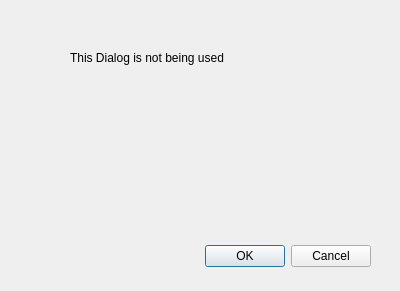
<?xml version="1.0" encoding="UTF-8"?>
<ui version="4.0">
 <class>DialogLoadFCD</class>
 <widget class="QDialog" name="DialogLoadFCD">
  <property name="geometry">
   <rect>
    <x>0</x>
    <y>0</y>
    <width>400</width>
    <height>291</height>
   </rect>
  </property>
  <property name="windowTitle">
   <string>Dialog</string>
  </property>
  <widget class="QDialogButtonBox" name="buttonBox">
   <property name="geometry">
    <rect>
     <x>30</x>
     <y>240</y>
     <width>341</width>
     <height>32</height>
    </rect>
   </property>
   <property name="orientation">
    <enum>Qt::Horizontal</enum>
   </property>
   <property name="standardButtons">
    <set>QDialogButtonBox::Cancel|QDialogButtonBox::Ok</set>
   </property>
  </widget>
  <widget class="QLabel" name="label">
   <property name="geometry">
    <rect>
     <x>70</x>
     <y>50</y>
     <width>221</width>
     <height>16</height>
    </rect>
   </property>
   <property name="text">
    <string>This Dialog is not being used </string>
   </property>
  </widget>
 </widget>
 <resources/>
 <connections>
  <connection>
   <sender>buttonBox</sender>
   <signal>accepted()</signal>
   <receiver>DialogLoadFCD</receiver>
   <slot>accept()</slot>
   <hints>
    <hint type="sourcelabel">
     <x>248</x>
     <y>254</y>
    </hint>
    <hint type="destinationlabel">
     <x>157</x>
     <y>274</y>
    </hint>
   </hints>
  </connection>
  <connection>
   <sender>buttonBox</sender>
   <signal>rejected()</signal>
   <receiver>DialogLoadFCD</receiver>
   <slot>reject()</slot>
   <hints>
    <hint type="sourcelabel">
     <x>316</x>
     <y>260</y>
    </hint>
    <hint type="destinationlabel">
     <x>286</x>
     <y>274</y>
    </hint>
   </hints>
  </connection>
 </connections>
</ui>
